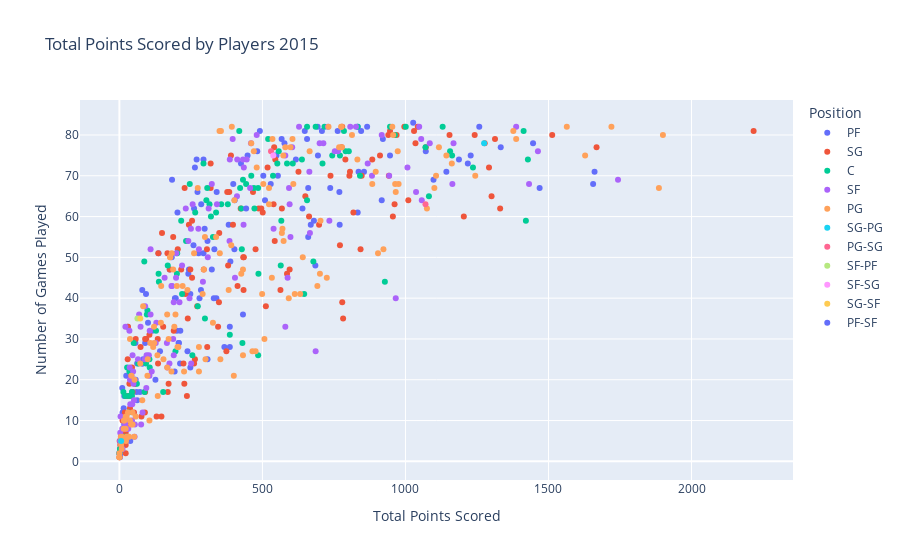

Write notebook code for a chart like this one.
### Code cell
fig3 = px.scatter(_2015seasons_df, x="PTS", y="G", color='Pos', size_max=25, 
                    title="Total Points Scored by Players 2015", 
                    labels= {
                        "Pos" : "Position", "G" : "Number of Games Played", "PTS": "Total Points Scored"
                    })
fig3.show()

### Figure 1 — Plotly figure (JSON) as saved in the notebook; plotly's stock layout.template omitted (floating-point values rounded to 4 significant figures; data arrays with more than 128 entries replaced by an {"elided": "..."} marker saying what was removed)
{"data": [{"hovertemplate": "Position=PF<br>Total Points Scored=%{x}<br>Number of Games Played=%{y}<extra></extra>", "legendgroup": "PF", "marker": {"color": "#636efa", "symbol": "circle"}, "mode": "markers", "name": "PF", "orientation": "v", "showlegend": true, "type": "scatter", "x": {"elided": "143 int values"}, "xaxis": "x", "y": {"elided": "143 int values"}, "yaxis": "y"}, {"hovertemplate": "Position=SG<br>Total Points Scored=%{x}<br>Number of Games Played=%{y}<extra></extra>", "legendgroup": "SG", "marker": {"color": "#EF553B", "symbol": "circle"}, "mode": "markers", "name": "SG", "orientation": "v", "showlegend": true, "type": "scatter", "x": {"elided": "143 int values"}, "xaxis": "x", "y": {"elided": "143 int values"}, "yaxis": "y"}, {"hovertemplate": "Position=C<br>Total Points Scored=%{x}<br>Number of Games Played=%{y}<extra></extra>", "legendgroup": "C", "marker": {"color": "#00cc96", "symbol": "circle"}, "mode": "markers", "name": "C", "orientation": "v", "showlegend": true, "type": "scatter", "x": [537, 443, 338, 315, 320, 87, 356, 557, 430, 32, 461, 2, 304, 379, 105, 274, 422, 928, 96, 32, 771, 1421, 128, 216, 710, 1130, 1070, 201, 169, 1413, 686, 1001, 219, 66, 153, 50, 35, 470, 802, 552, 841, 137, 1156, 646, 44, 1082, 946, 138, 638, 1163, 678, 485, 4, 419, 20, 93, 432, 327, 1236, 566, 265, 106, 88, 18, 27, 785, 299, 486, 485, 744, 6, 426, 656, 27, 606, 386, 246, 202, 44, 717, 294, 233, 61, 8, 307, 196, 520, 586, 656, 791, 428, 14, 0, 963, 255, 1428, 564, 98, 472, 833], "xaxis": "x", "y": [70, 68, 61, 63, 60, 49, 63, 76, 29, 16, 70, 3, 64, 63, 25, 38, 67, 44, 36, 12, 75, 59, 32, 59, 73, 82, 77, 46, 48, 81, 82, 82, 41, 24, 17, 29, 22, 67, 76, 73, 70, 46, 76, 41, 16, 65, 82, 44, 74, 75, 49, 26, 5, 81, 16, 24, 69, 55, 72, 59, 61, 23, 17, 6, 23, 81, 35, 46, 67, 75, 6, 62, 64, 6, 73, 31, 68, 51, 17, 82, 73, 54, 19, 5, 67, 27, 79, 73, 82, 76, 52, 17, 2, 80, 26, 74, 48, 37, 62, 82], "yaxis": "y"}, {"hovertemplate": "Position=SF<br>Total Points Scored=%{x}<br>Number of Games Played=%{y}<extra></extra>", "legendgroup": "SF", "marker": {"color": "#ab63fa", "symbol": "circle"}, "mode": "markers", "name": "SF", "orientation": "v", "showlegend": true, "type": "scatter", "x": [412, 74, 966, 1048, 256, 827, 764, 664, 700, 917, 251, 666, 457, 69, 65, 4, 460, 580, 10, 883, 593, 1085, 24, 309, 943, 628, 89, 539, 105, 11, 94, 129, 103, 26, 1007, 595, 686, 210, 312, 90, 46, 734, 45, 1432, 241, 190, 51, 53, 188, 411, 1168, 580, 588, 38, 158, 1164, 1463, 20, 729, 198, 604, 396, 1743, 432, 166, 54, 81, 31, 753, 21, 250, 184, 598, 3, 1057, 276, 36, 109, 1055, 2, 109, 48, 182, 1037, 868, 404, 445, 434, 190, 76, 168, 44, 807, 323, 42, 386, 278, 480, 385, 95, 435, 127, 113, 713, 232, 175, 35, 245, 199, 106, 1387, 37, 341, 292, 49, 219], "xaxis": "x", "y": [74, 33, 40, 82, 63, 82, 76, 71, 78, 80, 24, 56, 67, 36, 25, 11, 78, 75, 8, 70, 67, 78, 10, 50, 70, 82, 25, 57, 21, 3, 18, 34, 26, 8, 72, 63, 27, 39, 62, 38, 26, 59, 14, 68, 54, 39, 15, 6, 30, 65, 78, 33, 45, 14, 45, 68, 76, 9, 82, 45, 77, 79, 69, 74, 29, 9, 12, 8, 76, 33, 57, 43, 55, 7, 64, 57, 23, 36, 79, 5, 52, 22, 43, 66, 73, 45, 74, 58, 26, 9, 23, 10, 82, 68, 21, 74, 52, 80, 54, 26, 72, 29, 22, 78, 62, 24, 32, 40, 51, 32, 82, 20, 63, 44, 19, 48], "yaxis": "y"}, {"hovertemplate": "Position=PG<br>Total Points Scored=%{x}<br>Number of Games Played=%{y}<extra></extra>", "legendgroup": "PG", "marker": {"color": "#FFA15A", "symbol": "circle"}, "mode": "markers", "name": "PG", "orientation": "v", "showlegend": true, "type": "scatter", "x": {"elided": "141 int values"}, "xaxis": "x", "y": {"elided": "141 int values"}, "yaxis": "y"}, {"hovertemplate": "Position=SG-PG<br>Total Points Scored=%{x}<br>Number of Games Played=%{y}<extra></extra>", "legendgroup": "SG-PG", "marker": {"color": "#19d3f3", "symbol": "circle"}, "mode": "markers", "name": "SG-PG", "orientation": "v", "showlegend": true, "type": "scatter", "x": [1275, 6], "xaxis": "x", "y": [78, 5], "yaxis": "y"}, {"hovertemplate": "Position=PG-SG<br>Total Points Scored=%{x}<br>Number of Games Played=%{y}<extra></extra>", "legendgroup": "PG-SG", "marker": {"color": "#FF6692", "symbol": "circle"}, "mode": "markers", "name": "PG-SG", "orientation": "v", "showlegend": true, "type": "scatter", "x": [1070, 530], "xaxis": "x", "y": [63, 76], "yaxis": "y"}, {"hovertemplate": "Position=SF-PF<br>Total Points Scored=%{x}<br>Number of Games Played=%{y}<extra></extra>", "legendgroup": "SF-PF", "marker": {"color": "#B6E880", "symbol": "circle"}, "mode": "markers", "name": "SF-PF", "orientation": "v", "showlegend": true, "type": "scatter", "x": [63], "xaxis": "x", "y": [35], "yaxis": "y"}, {"hovertemplate": "Position=SF-SG<br>Total Points Scored=%{x}<br>Number of Games Played=%{y}<extra></extra>", "legendgroup": "SF-SG", "marker": {"color": "#FF97FF", "symbol": "circle"}, "mode": "markers", "name": "SF-SG", "orientation": "v", "showlegend": true, "type": "scatter", "x": [538], "xaxis": "x", "y": [75], "yaxis": "y"}, {"hovertemplate": "Position=SG-SF<br>Total Points Scored=%{x}<br>Number of Games Played=%{y}<extra></extra>", "legendgroup": "SG-SF", "marker": {"color": "#FECB52", "symbol": "circle"}, "mode": "markers", "name": "SG-SF", "orientation": "v", "showlegend": true, "type": "scatter", "x": [73], "xaxis": "x", "y": [35], "yaxis": "y"}, {"hovertemplate": "Position=PF-SF<br>Total Points Scored=%{x}<br>Number of Games Played=%{y}<extra></extra>", "legendgroup": "PF-SF", "marker": {"color": "#636efa", "symbol": "circle"}, "mode": "markers", "name": "PF-SF", "orientation": "v", "showlegend": true, "type": "scatter", "x": [443], "xaxis": "x", "y": [62], "yaxis": "y"}], "layout": {"legend": {"title": {"text": "Position"}, "tracegroupgap": 0}, "title": {"text": "Total Points Scored by Players 2015"}, "xaxis": {"anchor": "y", "domain": [0, 1], "title": {"text": "Total Points Scored"}}, "yaxis": {"anchor": "x", "domain": [0, 1], "title": {"text": "Number of Games Played"}}}}
